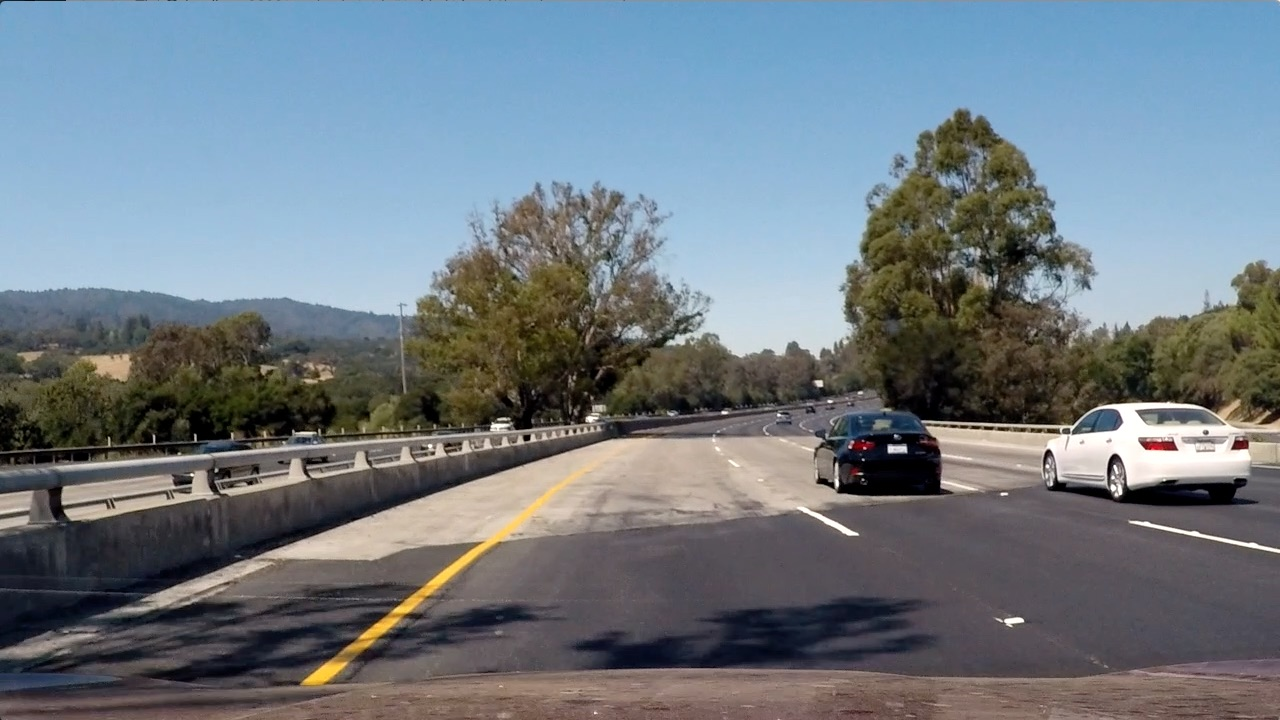
#> input picture Project_2_Advanced-Lane-Lines/test_images/test4.jpg, 1280 x 720 px
$ python -i gradients.py   (imports and definitions only)   (older library calls are emulated)
#> lines starting #> are read from the running program, lines starting #| are printed output that depends on the picture; after the words box and inside, x2 and y2 are one past the last pixel; in counts of white or black regions, pixels touching at a corner belong together
import numpy as np
import cv2
import matplotlib.pyplot as plt
import matplotlib.image as mpimg
import pickle

def abs_sobel_thresh(img, orient='x', sobel_kernel=3, thresh=(0, 255)):
    # Calculate directional gradient
    # Apply threshold

    #Convert to gray
    gray = cv2.cvtColor(img, cv2.COLOR_RGB2GRAY)

        #Calculate the derivative in the x or y direction (the 1, 0 at the end denotes x direction):
    if orient == 'x':
        sobel = cv2.Sobel(gray, cv2.CV_64F, 1, 0, sobel_kernel)
    else:
        sobel = cv2.Sobel(gray, cv2.CV_64F, 0, 1, sobel_kernel)

    #Calculate the absolute value of the x derivative:
    abs_sobel = np.absolute(sobel)

    #Convert the absolute value image to 8-bit:
    #Scale to 8-bit (0 - 255) then convert to type = np.uint8
    scaled_sobel = np.uint8(255*abs_sobel/np.max(abs_sobel))


    # 5) Create a mask of 1's where the scaled gradient magnitude
    # is > thresh_min and < thresh_max
    sbinary = np.zeros_like(scaled_sobel)
    sbinary[(scaled_sobel >= thresh[0]) & (scaled_sobel <= thresh[1])] = 1

    # 6) Return this mask as your binary_output image
    return sbinary

# [23 lines left out: function mag_thresh, not called in this run]

def dir_threshold(img, sobel_kernel=3, thresh=(0, np.pi/2)):
    # Calculate gradient direction
    # Apply threshold

        #covert to gray
    gray = cv2.cvtColor(img, cv2.COLOR_RGB2GRAY)

        # 2) Take the gradient in x and y separately
    sobelx = cv2.Sobel(gray, cv2.CV_64F, 1, 0, sobel_kernel)
    sobely = cv2.Sobel(gray, cv2.CV_64F, 0, 1, sobel_kernel)

        # 3) Take the absolute value of the x and y gradients
        # 4) Use np.arctan2(abs_sobely, abs_sobelx) to calculate the direction of the gradient
    dir_grad = np.arctan2(np.absolute(sobely), np.absolute(sobelx))

        # 5) Create a binary mask where direction thresholds are met
    binary = np.zeros_like(dir_grad)
    binary[(dir_grad >= thresh[0]) & (dir_grad <= thresh[1])] = 1

    return binary

def s_select(img, thresh=(100, 255)):
        # 1) Convert to HLS color space
    hls = cv2.cvtColor(img, cv2.COLOR_RGB2HLS)
        # 2) Apply a threshold to the S channel
    S = hls[:,:,2]
        # 3) Return a binary image of threshold result

    return (S > thresh[0]) & (S <= thresh[1])


def l_select(img, thresh=(120, 255)):
            # 1) Convert to HLS color space
    hls = cv2.cvtColor(img, cv2.COLOR_RGB2HLS)
        # 2) Apply a threshold to the S channel
    L = hls[:,:,1]
        # 3) Return a binary image of threshold result

    return (L > thresh[0]) & (L <= thresh[1])


# [25 lines left out: functions gray_tresh, hls_l_xgrad, not called in this run]

def my_thr(img):

    # apply gradient threshold on the horizontal gradient
    gradx = abs_sobel_thresh(img, 'x', thresh=(10, 100))

    # apply gradient direction threshold so that only edges closer to vertical are detected.
    dir_binary = dir_threshold(img, thresh=(np.pi/6, np.pi/2))

    # combine the gradient and direction thresholds.
    combined_condition = ((gradx == 1) & (dir_binary == 1))


    gray = cv2.cvtColor(img, cv2.COLOR_RGB2GRAY)
    color_combined = np.zeros_like(gray)


    # S channel performs well for detecting bright yellow and white lanes
    s_condition = s_select(img, thresh=(100, 255))

    # L channel to avoid pixels which have shadows and as a result darker.
    l_condition = l_select(img, thresh=(120, 255))


    # combine all the thresholds
    # And it should also have a gradient, as per our thresholds
    color_combined[(l_condition) & (s_condition | combined_condition)] = 1

    return color_combined


##### Enable debugging and testing below ######
debugging = False

#Debugging Part
# [47 lines not run here, left out]

>>> import cv2
>>> picture = cv2.cvtColor(cv2.imread('../test_images/test4.jpg'), cv2.COLOR_BGR2RGB)
>>> result = my_thr(picture)
#> in my_thr, `gradx = abs_sobel_thresh(img, 'x', thresh=(10, 100))`:
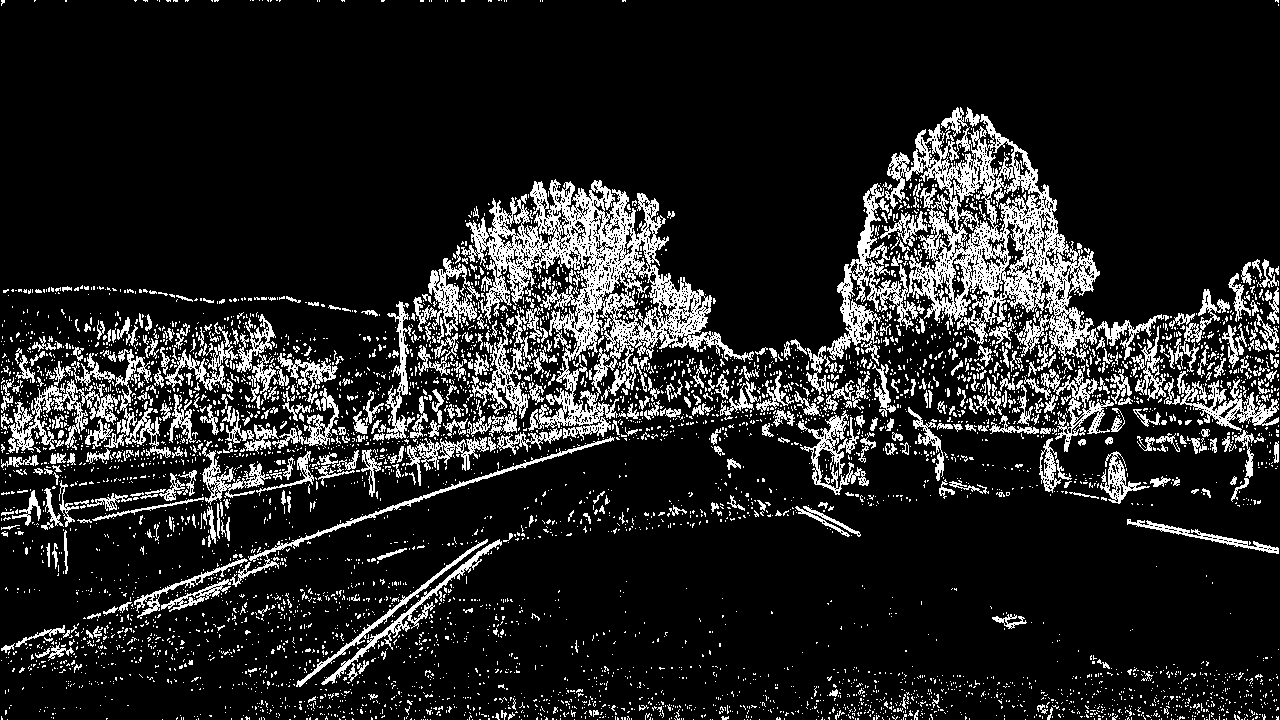
#> gradx: shape (720, 1280); values 0 (black) and 1 (white), 13.9% white in thin lines or dots
#> in my_thr, `dir_binary = dir_threshold(img, thresh=(np.pi/6, np.pi/2))`:
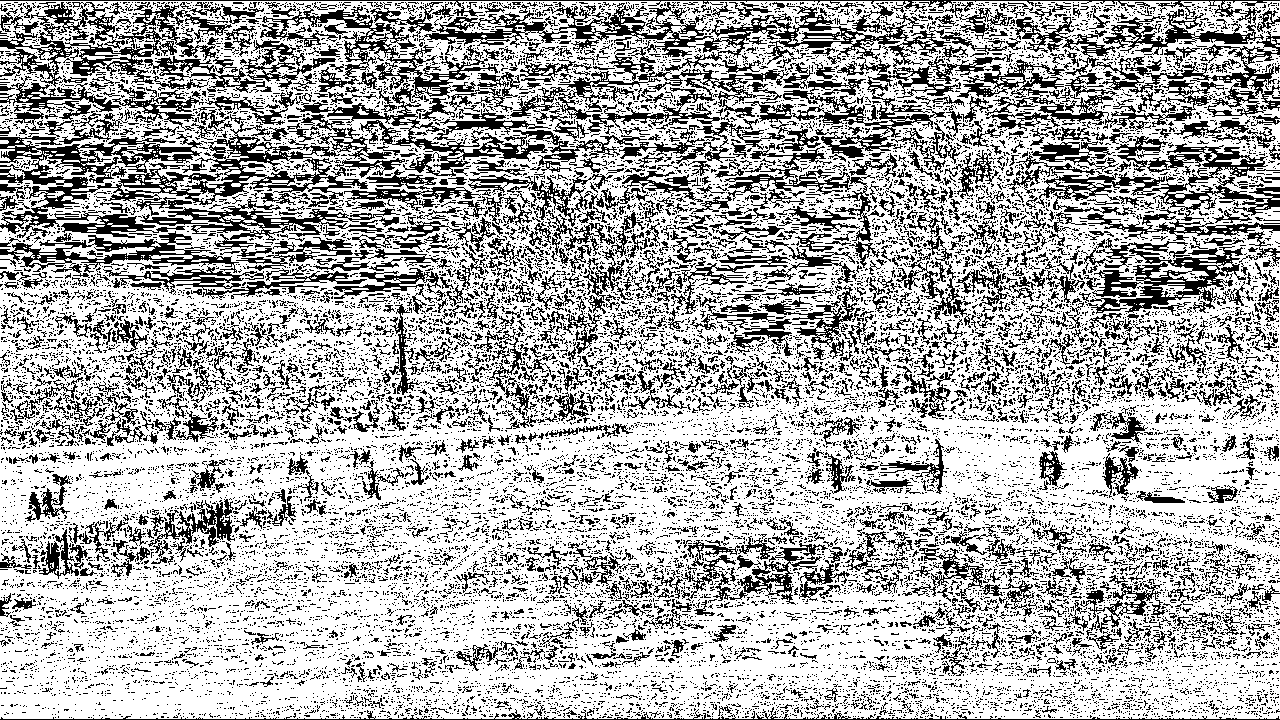
#> dir_binary: shape (720, 1280) float64; values 0 (black) and 1 (white), 68.5% white; black in thin lines or dots
#> in s_select, `S = hls[:,:,2]`:
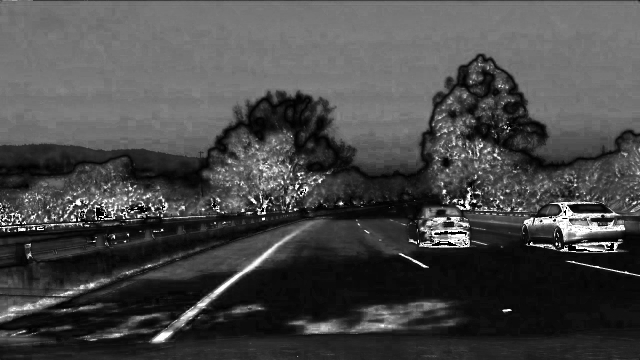
#> S: shape (720, 1280) (shown at 1/2 size); min 0, max 255, mean 71.8
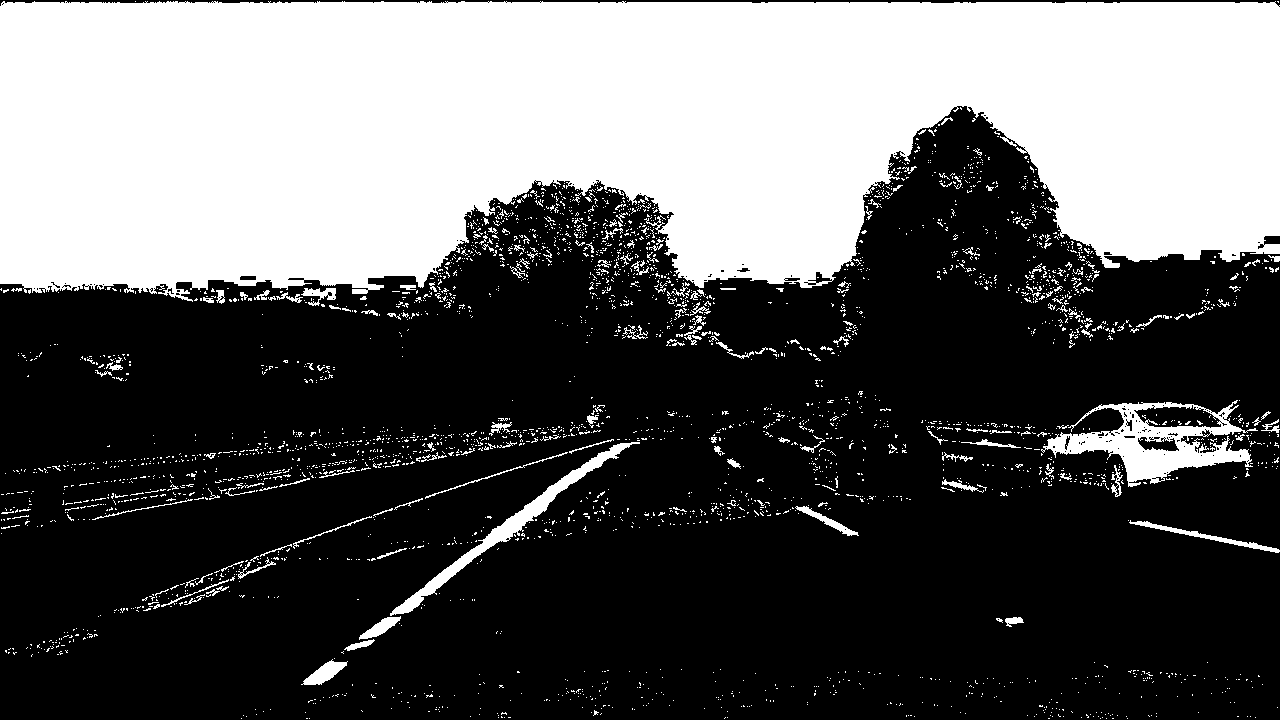
#> result: shape (720, 1280); values 0 (black) and 1 (white), 36.6% white; 3201 white regions (3022 under 20 px), largest, box (x1, y1, x2, y2) and area: (0, 1, 1280, 302) 307434, (1041, 400, 1258, 487) 6770, (390, 442, 640, 616) 3274

$ run again, on Project_2_Advanced-Lane-Lines/test_images/test1.jpg
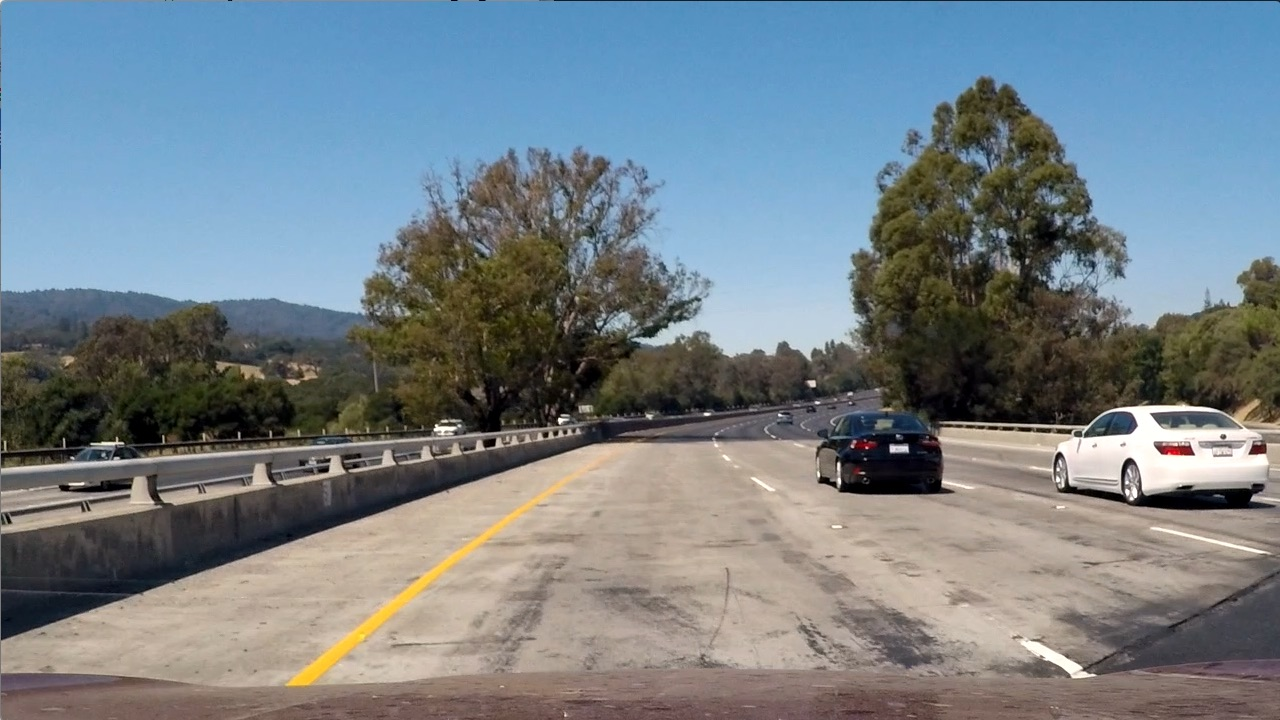
#> input picture Project_2_Advanced-Lane-Lines/test_images/test1.jpg, 1280 x 720 px
#> in my_thr, `gradx = abs_sobel_thresh(img, 'x', thresh=(10, 100))`:
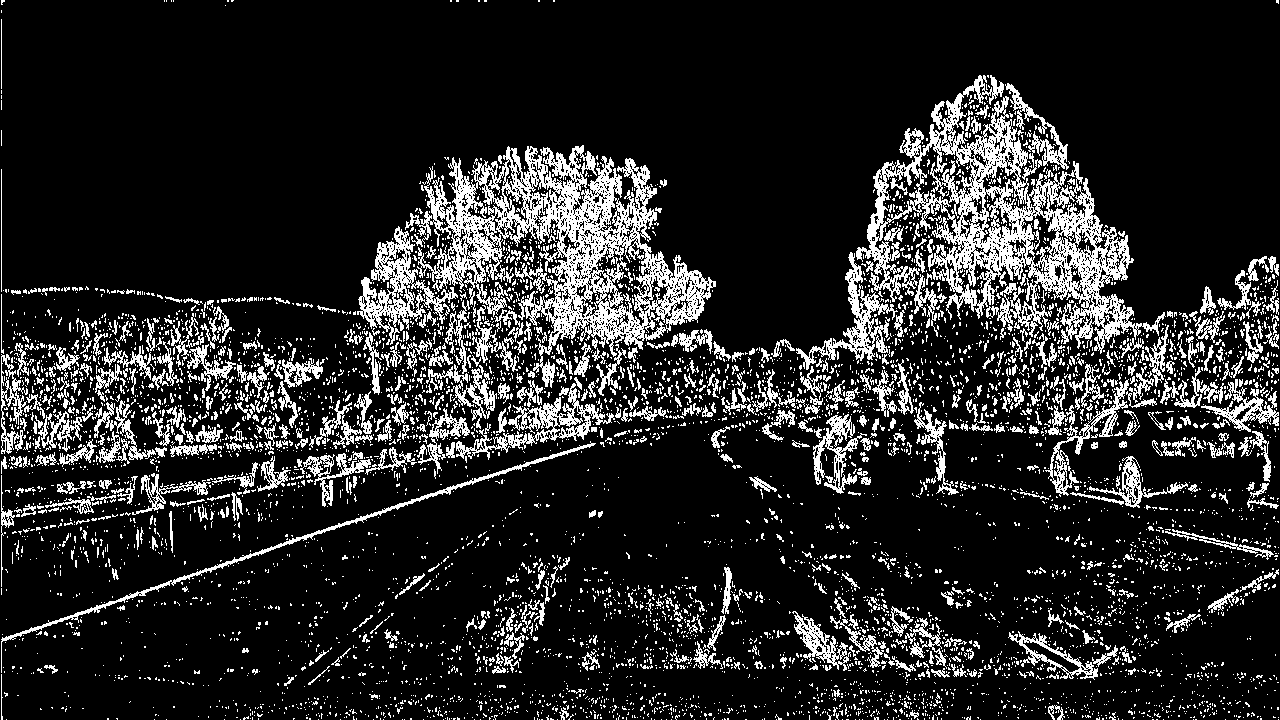
#> gradx: shape (720, 1280); values 0 (black) and 1 (white), 15.5% white in thin lines or dots
#> dir_binary: shape (720, 1280) float64; values 0 (black) and 1 (white), 70.7% white; black in thin lines or dots
#> combined_condition: shape (720, 1280) bool; 8.3% white in thin lines or dots
#> hls: shape (720, 1280, 3); mean of channels 0, 1, 2 60.2, 126.7, 74.4
#> `result = my_thr(picture)`:
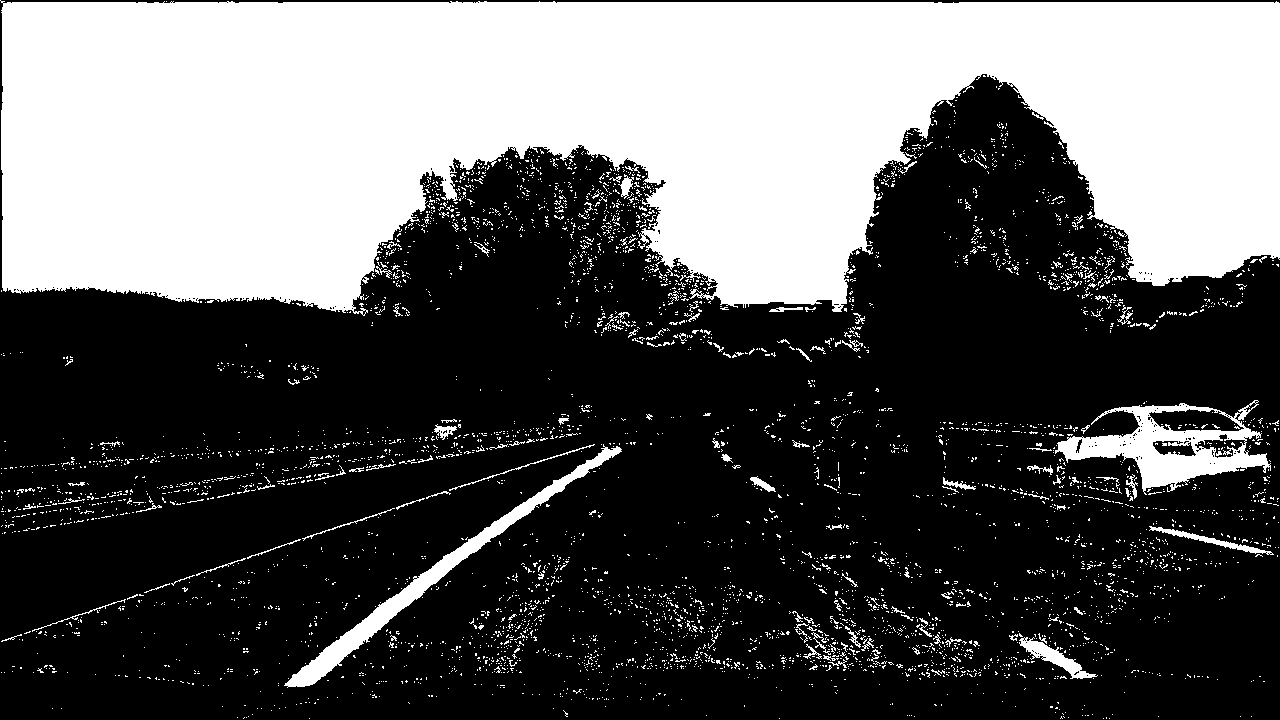
#> result: shape (720, 1280); values 0 (black) and 1 (white), 35.9% white; 4689 white regions (4546 under 20 px), largest, box (x1, y1, x2, y2) and area: (0, 0, 1280, 316) 295841, (1055, 400, 1271, 495) 7483, (284, 444, 622, 688) 5774
